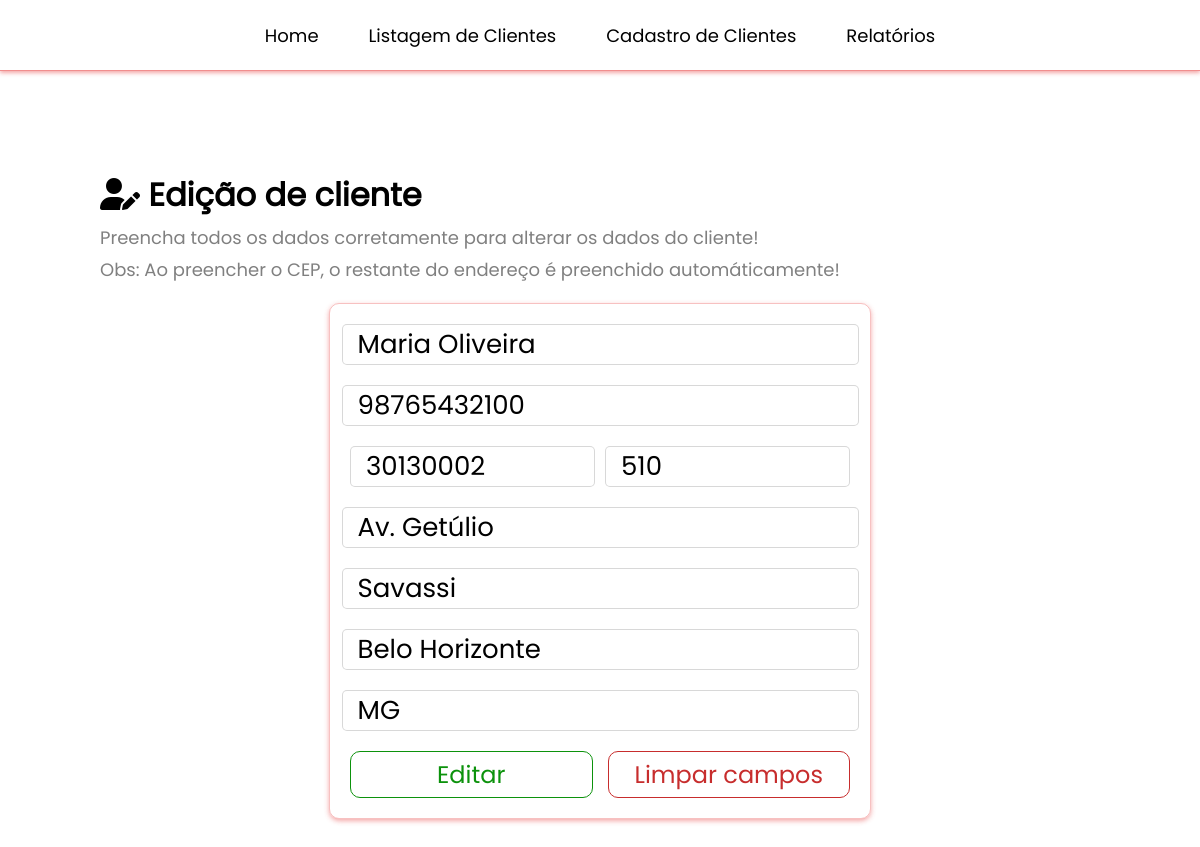
Screenshot of /editar-cliente/2 with the database file from the repository.
### tables this page shows
CREATE TABLE `clientes` (
    `nome` VARCHAR(255) NOT NULL,
    `id` INT NOT NULL AUTO_INCREMENT,
    `cpf` VARCHAR(11) NOT NULL, 
    `cep` VARCHAR(8) NOT NULL,
    `endereco` VARCHAR(255) NOT NULL,
    `numero` INT NOT NULL,
    `bairro` VARCHAR(80) NOT NULL,
    `cidade` VARCHAR(50) NOT NULL,
    `estado` VARCHAR(50) NOT NULL,
    PRIMARY KEY(`id`)
);

### autoload.php (called while the page is built, shortened)
<?php
spl_autoload_register(function ($class) {
    $file = __DIR__ . "/{$class}.php";
    $file = str_replace("\\", "/", $file);
});

### App/Lib/Url/UrlParser.php (called while the page is built, shortened)
<?php
class UrlParser{
    public static function getUrlParameter(int $parameterPosition): string{
        $uri = $_SERVER["REQUEST_URI"];
        $explodedUri = explode("/", $uri);
        $parameterPosition += 1;
        return $explodedUri[$parameterPosition];
    }
}

### App/Lib/Database/Connection.php (called while the page is built, shortened)
<?php
class Connection
{
    private string $db_name = DB_NAME;
    private string $db_user = DB_USER;
    private string $db_host = DB_HOST;
    private string $db_password = DB_PASS;
    private PDO $connection;
    function __construct()
    {
        try {
            $connectionString = "mysql:host=$this->db_host;dbname=$this->db_name;port=3306;charset=utf8";
            $this->connection = new PDO(
                $connectionString,
                $this->db_user,
                $this->db_password
            );
        } catch (PDOException $e) {
            echo "Erro de Conexão" . $e->getMessage();
        }
    }
    function getConnection(): PDO
    {
        return $this->connection;
    }
}

### App/Controller/ClienteController.php (called while the page is built, shortened)
<?php
class ClienteController
{
    public function getById(int $id): array {
        $model = new ClientModel();
        return $model->getById($id);
    }
}

### App/Model/ClientModel.php (called while the page is built, shortened)
<?php
class ClientModel extends Model {
    public function getById(int $id): array {
        $query = "SELECT * FROM `clientes` WHERE id = :id";
        $result = $this->executeQuery($query, ['id' => $id]);
        $fetch = $result->fetchAll(PDO::FETCH_ASSOC);
        return count($fetch) > 0 ? $fetch[0] : $fetch;
    }
}

### App/Model/Model.php (called while the page is built, shortened)
<?php
class Model
{
    protected PDO $connection;
    function __construct()
    {
        $this->connection = (new Connection())->getConnection();
    }
    protected function executeQuery(string $query, array $userData = []): PDOStatement
    {
        $stmt = $this->connection->prepare($query);
        foreach($userData as $key => $data){
            $stmt->bindValue(":$key", $data);
        }
        $hasExecuted = $stmt->execute();
        return $stmt;
    }
}

### App/View/editar-cliente.php (the view, shortened to what this page needs)
<?php
$clientId = UrlParser::getUrlParameter(2);
$clientObj = new ClienteController();
$data = $clientObj->getById((int)$clientId);
?>
<!DOCTYPE html>
<html lang="pt-br">
<head>
    <link rel="stylesheet" href="https://cdnjs.cloudflare.com/ajax/libs/font-awesome/6.0.0-beta3/css/all.min.css">
    <link rel="stylesheet" href="<?= ASSETS_DIR ?>css/global.css">
    <link rel="stylesheet" href="<?= ASSETS_DIR ?>css/cadastro-cliente.css">
</head>
<body>
    <header>
        <div>
            <a href="home">Home</a>
        </div>
        <div>
            <a href="listagem-clientes">Listagem de Clientes</a>
        </div>
        <div>
            <a href="cadastro-cliente"  >Cadastro de Clientes</a>
        </div>
        <div>
            <a href="relatorios">Relatórios</a>
        </div>
    </header>
    <main>
        <h1>
            <i class="fa fa-solid fa-user-pen"></i>
            Edição de cliente
        </h1>
        <h2>Preencha todos os dados corretamente para alterar os dados do cliente!</h2>
        <h2>Obs: Ao preencher o CEP, o restante do endereço é preenchido automáticamente!</h2>
        <section>
            <form method="POST" id="saveForm">
                <input type="text" id="nome" name="nome" placeholder="Nome" value="<?= $data["nome"] ?>">
                <input type="text" id="cpf" name="cpf" placeholder="CPF" value="<?= $data["cpf"] ?>">
                <div class="double-inputs">
                    <input type="text" id="cep" name="cep" placeholder="CEP" value="<?= $data["cep"] ?>">
                    <input type="text" id="numero" name="numero" placeholder="Número" value="<?= $data["numero"] ?>">
                </div>
                <input type="text" id="endereco" name="endereco" placeholder="Endereço" value="<?= $data["endereco"] ?>">
                <input type="text" id="bairro" name="bairro" placeholder="Bairro" value="<?= $data["bairro"] ?>">
                <input type="text" id="cidade" name="cidade" placeholder="Cidade" value="<?= $data["cidade"] ?>">
                <input type="text" id="estado" name="estado" placeholder="Estado" value="<?= $data["estado"] ?>">
                <div class="buttons">
                    <button type="submit" name="edit">Editar</button>
                    <button type="reset">Limpar campos</button>
                </div>
            </form>
        </section>
    </main>
</body>
</html>

### App/View/assets/css/global.css (style rules this page uses)
* { margin: 0; padding: 0; font-family: 'Poppins'; }
header { width: 100%; display: flex; align-items: center; justify-content: center; gap: 15px 50px; height: 70px; flex-wrap: wrap; border-bottom: solid 1px rgba(231, 63, 63, 0.589); box-shadow: 0px 2px 4px rgba(231, 63, 63, 0.452); }
header a { color: black; font-size: 18px; text-decoration: none; border-bottom: solid 1px transparent; }
main { padding: 100px; display: flex; align-items: center; justify-content: center; flex-direction: column; }
main h1 { margin-bottom: 20px; width: 100%; }

### App/View/assets/css/cadastro-cliente.css (style rules this page uses)
h2 { font-size: 18px; color: gray; width: 100%; font-weight: 400; margin-top: -15px; margin-bottom: 20px; }
section { width: 100%; display: flex; align-items: center; justify-content: center; }
form { display: flex; align-items: center; justify-content: center; flex-direction: column; padding: 20px; width: 50%; gap: 20px; border: solid 1px rgba(231, 63, 63, 0.322); border-radius: 10px; box-shadow: 0px 2px 5px rgba(231, 63, 63, 0.452); }
input { width: 100%; border-radius: 5px; padding-left: 15px; font-size: 26px; border: solid 1px rgba(128, 128, 128, 0.308); outline: none; }
.double-inputs { padding: 0; display: flex; width: 100%; gap: 10px; }
.buttons { width: 100%; display: flex; align-items: center; justify-content: center; gap: 15px; }
button { width: 100%; outline: none; border: none; transition: 0.2s ease-in-out; font-size: 24px; cursor: pointer; padding: 5px 0px; border-radius: 10px; }
button[type="submit"] { border: solid 1px rgb(12, 146, 12); color: rgb(12, 146, 12); background-color: white; }
button[type="reset"] { border: solid 1px rgb(199, 45, 45); color: rgb(199, 45, 45); background-color: white; }

### rows the page displays
clientes: nome "Maria Oliveira", cpf "98765432100", cep "30130002", numero "510", endereco "Av. Getúlio", bairro "Savassi", cidade "Belo Horizonte", estado "MG"
